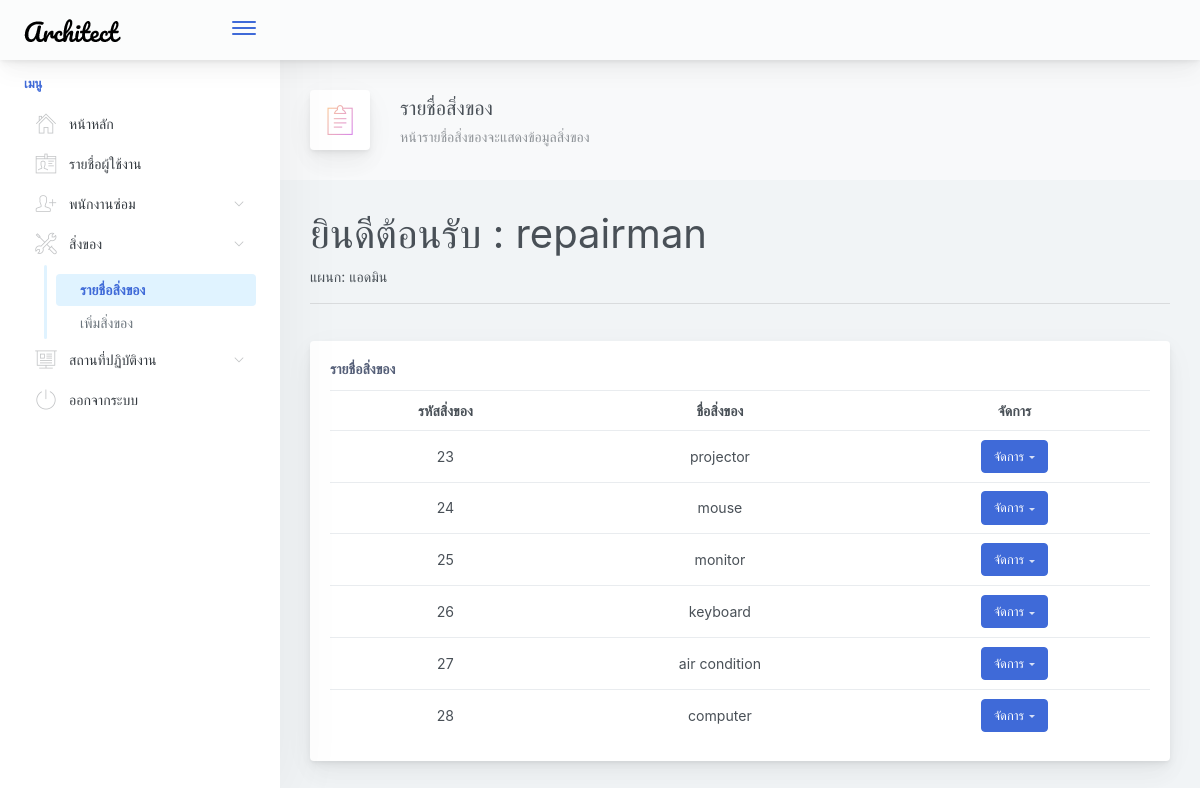
The page /admin/allitem.php (signed in) on the database as committed earlier.
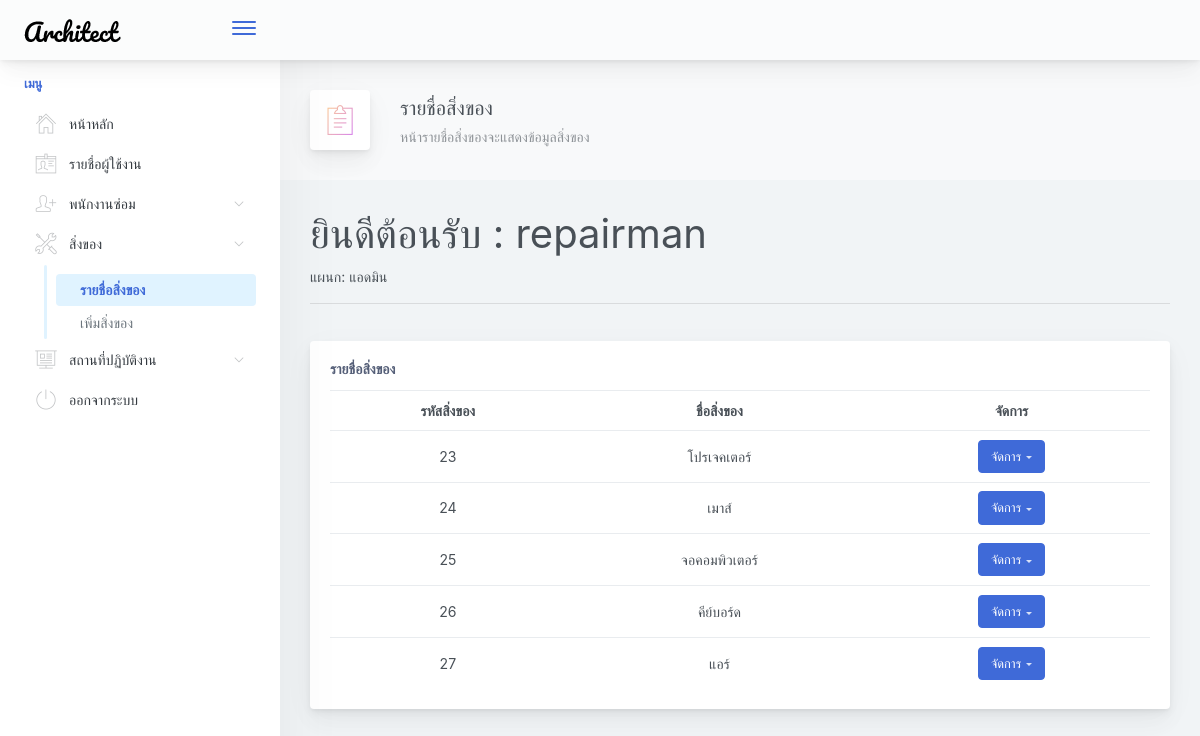
The same page on the database as committed later.
### tables this page shows
CREATE TABLE `items` (
  `item_id` int(11) NOT NULL,
  `item_name` varchar(20) NOT NULL
);

### admin/allitem.php (the view, shortened to what the changed rows need)
<?php
require '../connect.php';
?>
<!doctype html>
<html lang="en">
<head>
    <link href="../main.css" rel="stylesheet">
</head>
<body>
    <div class="app-container app-theme-white body-tabs-shadow fixed-sidebar fixed-header">
        <div class="app-main">
            <div class="app-main__outer">
                <div class="app-main__inner">
                    <?php echo "<h1>ยินดีต้อนรับ : " . $_SESSION['name'] . "</h1>" ?>
                    <br />
                    <div class="main-card mb-3 card">
                        <div class="card-body">
                            <?php
                            $sql = "SELECT * FROM items";
                            $result = $dbcon->query($sql);
                            if ($result->num_rows > 0) {
                                echo "<table class='mb-0 table table-hover'>";
                                echo "<tr align='center'>";
                                echo "<th>รหัสสิ่งของ</th>";
                                echo "<th>ชื่อสิ่งของ</th>";
                                echo "<th>จัดการ</th>";
                                echo "</tr>";
                                while ($row = $result->fetch_assoc()) {
                                    echo "<tr align='center'>";
                                    echo "<td>" . $row["item_id"] . " </td>";
                                    echo "<td>" . $row["item_name"] . "</td>";
                                    echo "<td><div class='dropdown d-inline-block'>
                            <button type='button' aria-haspopup='true' aria-expanded='false' data-toggle='dropdown' class='dropdown-toggle btn btn-primary'>จัดการ</button>
                            <div tabindex='-1' role='menu' aria-hidden='true' class='dropdown-menu'>
                        <form action='deleteitem.php' method='post'>
                            <input type='hidden' name='item_id' value='" . $row['item_id'] . "'>
                            <button type='submit' tabindex='0' class='dropdown-item' style='color:red;'>ลบสิ่งของ</button>
                        </form>
                            </div>
                            </div>
                            </td>";
                                    echo "</tr>";
                                }
                                echo "</table>";
                            } else {
                                echo "ขณะนี้ไม่มีการแจ้งซ่อม<br />";
                            }
                            ?>
                        </div>
                    </div>
                </div>
            </div>
        </div>
</body>
</html>

Rows that differ between the two databases and show on the page:
removed items: item_id "28", item_name "computer"
changed items id 23: item_name "projector" → "โปรเจคเตอร์"
changed items id 24: item_name "mouse" → "เมาส์"
changed items id 25: item_name "monitor" → "จอคอมพิวเตอร์"
changed items id 26: item_name "keyboard" → "คีย์บอร์ด"
changed items id 27: item_name "air condition" → "แอร์"
